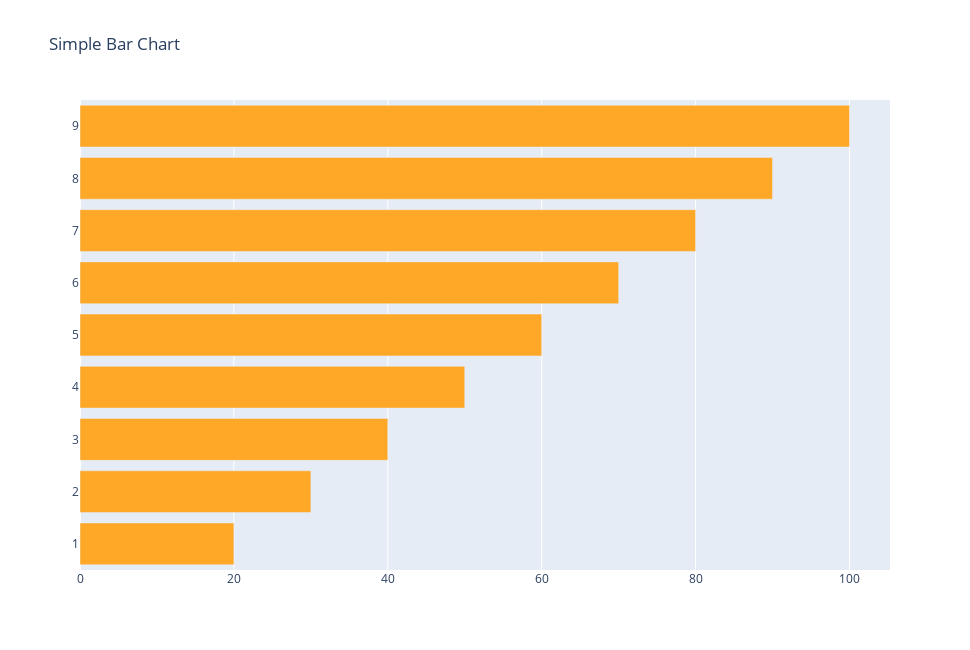

Notebook source saved alongside this figure:
### Code cell
# Simple Horizontal Bar Plot (Using orientation='h')
x = np.arange(1,10)
y = np.arange(20,130,10)
data = go.Bar(
             x= y,
             y= x,
             marker={'color' : '#FFA726'},
             orientation='h'
             )

layout = go.Layout(
                  title = 'Simple Bar Chart',
                  width=970,
                  height=650
                  )


fig = go.Figure(data=data,layout=layout)
fig.show()

### Figure 1 — Plotly figure (JSON) as saved in the notebook; plotly's stock layout.template omitted (floating-point values rounded to 4 significant figures)
{"data": [{"marker": {"color": "#FFA726"}, "orientation": "h", "type": "bar", "x": [20, 30, 40, 50, 60, 70, 80, 90, 100, 110, 120], "y": [1, 2, 3, 4, 5, 6, 7, 8, 9]}], "layout": {"height": 650, "title": {"text": "Simple Bar Chart"}, "width": 970}}
